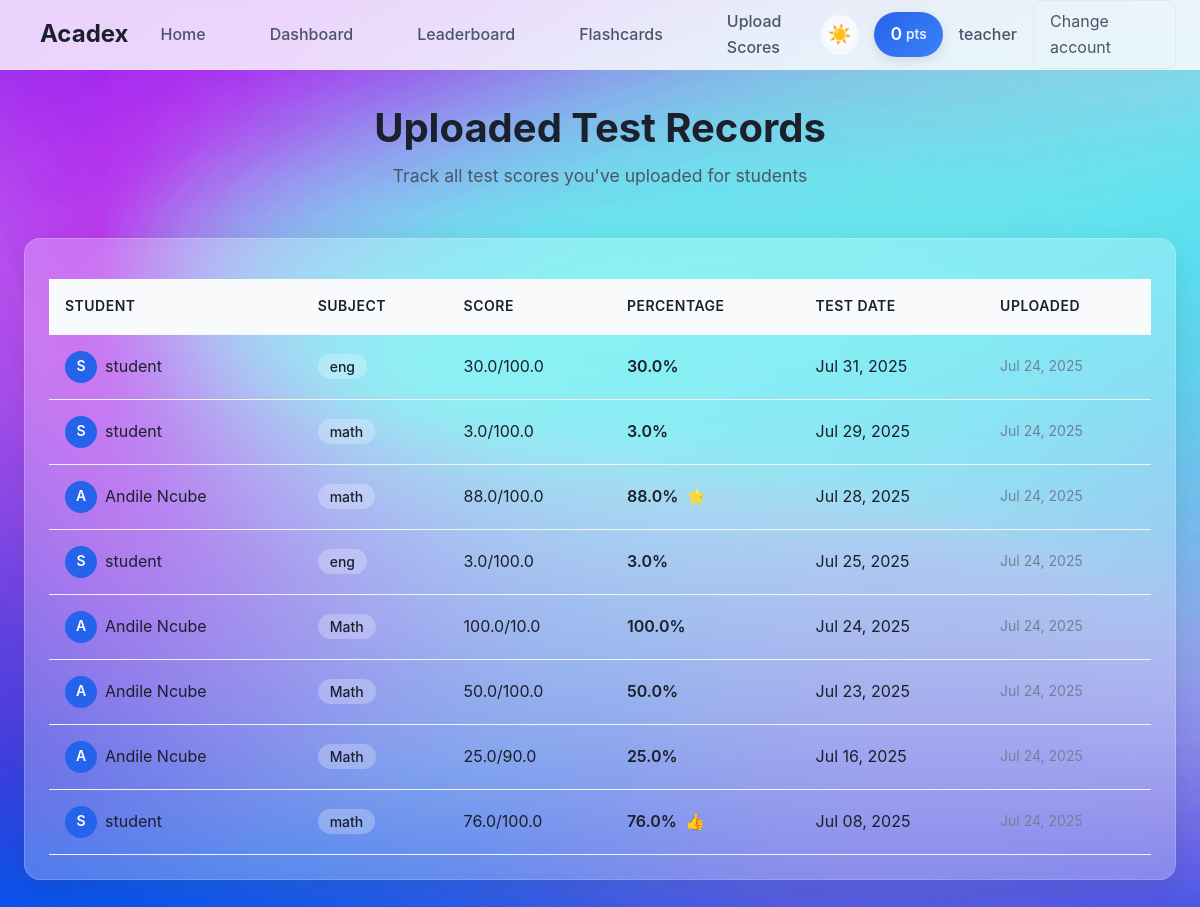
The page /records/ (signed in) on the database its author committed.
### accounts/models.py (models this page shows, shortened)
class Profile(models.Model):
    user = models.OneToOneField(
        User,
        on_delete=models.CASCADE
    )
    is_teacher = models.BooleanField(
        default=False
    )
    points = models.IntegerField(
        default=0
    )
    streak_days = models.IntegerField(
        default=0
    )
    last_activity = models.DateField(
        null=True,
        blank=True
    )

### records/models.py (models this page shows, shortened)
class TestRecord(models.Model):
    student = models.ForeignKey(
        User,
        on_delete=models.CASCADE,
        related_name='test_records'
    )
    teacher = models.ForeignKey(
        User,
        on_delete=models.CASCADE,
        related_name='uploaded_records'
    )
    subject = models.CharField(
        max_length=100
    )
    score = models.FloatField()
    max_score = models.FloatField(default=100)
    test_date = models.DateField()
    created_at = models.DateTimeField(auto_now_add=True)
    class Meta:
        ordering = ['-test_date']

### records/views.py (the view)
# urls.py: path('', views.view_records, name='view_records'),
@login_required
def view_records(request):
    if request.user.profile.is_teacher:
        records = TestRecord.objects.filter(teacher=request.user)
    else:
        records = TestRecord.objects.filter(student=request.user)
    context = {'records': records}
    return render(request, 'records/view_records.html', context)

### core/templates/records/view_records.html (shortened to what this page needs)
{% extends 'base.html' %}
{% block content %}
<div class="dashboard-header">
    <h1 class="page-title">
        {% if user.profile.is_teacher %}Uploaded Test Records{% else %}My Academic Progress{% endif %}
    </h1>
    <p class="page-subtitle">
        {% if user.profile.is_teacher %}
            Track all test scores you've uploaded for students
        {% else %}
            View your test performance and improvement over time
        {% endif %}
    </p>
</div>
<div class="section-card">
    {% if records %}
        <div style="overflow-x: auto;">
            <table class="data-table">
                <thead>
                    <tr>
                        {% if user.profile.is_teacher %}
                        <th>Student</th>
                        {% endif %}
                        <th>Subject</th>
                        <th>Score</th>
                        <th>Percentage</th>
                        <th>Test Date</th>
                        <th>Uploaded</th>
                    </tr>
                </thead>
                <tbody>
                    {% for record in records %}
                    <tr>
                        {% if user.profile.is_teacher %}
                        <td>
                            <div style="display: flex; align-items: center; gap: 0.5rem;">
                                <div style="width: 32px; height: 32px; background: var(--accent-primary); border-radius: 50%; display: flex; align-items: center; justify-content: center; color: white; font-weight: 600; font-size: 0.875rem;">
                                    {{ record.student.username|first|upper }}
                                </div>
                                {{ record.student.username }}
                            </div>
                        </td>
                        {% endif %}
                        <td>
                            <span style="background: var(--glass-bg); padding: 0.25rem 0.75rem; border-radius: 1rem; font-size: 0.875rem; font-weight: 500;">
                                {{ record.subject }}
                            </span>
                        </td>
                        <td>{{ record.score }}/{{ record.max_score }}</td>
                        <td>
                            <div style="display: flex; align-items: center; gap: 0.5rem;">
                                {% with percentage=record.score|floatformat:1 %}
                                <span style="font-weight: 600;">{{ percentage }}%</span>
                                {% if percentage >= '90' %}
                                    <span style="color: var(--success);">🏆</span>
                                {% elif percentage >= '80' %}
                                    <span style="color: var(--warning);">⭐</span>
                                {% elif percentage >= '70' %}
                                    <span style="color: var(--accent-primary);">👍</span>
                                {% endif %}
                                {% endwith %}
                            </div>
                        </td>
                        <td>{{ record.test_date|date:"M d, Y" }}</td>
                        <td style="color: var(--text-muted); font-size: 0.875rem;">{{ record.created_at|date:"M d, Y" }}</td>
                    </tr>
                    {% endfor %}
                </tbody>
            </table>
        </div>
    {% endif %}
</div>
{% endblock %}

### core/templates/base.html (shortened to what this page needs)
<!DOCTYPE html>
<html lang="en" data-theme="light">
<head>
    {% load static %}
    <link rel="stylesheet" href="{% static 'css/main.css' %}">
    <link rel="stylesheet" href="{% static 'css/components.css' %}">
</head>
<body class="bg-primary">
    <nav class="navbar">
        <div class="nav-container">
            <div class="nav-brand">
                <div class="logo-placeholder">
                    <a href="{% url 'home' %}" class="nav-link">
                        <span class="brand-text">Acadex</span>
                    </a>
                </div>
            </div>
            <div class="nav-links">
                <a href="{% url 'home' %}" class="nav-link">Home</a>
                {% if user.is_authenticated %}
                    <a href="{% url 'dashboard' %}" class="nav-link">Dashboard</a>
                    <a href="{% url 'leaderboard' %}" class="nav-link">Leaderboard</a>
                    <a href="{% url 'flashcard_list' %}" class="nav-link">Flashcards</a>
                    {% if user.profile.is_teacher %}
                        <a href="{% url 'upload_record' %}" class="nav-link">Upload Scores</a>
                    {% endif %}
                {% endif %}
            </div>
            <div class="nav-actions">
                <button class="theme-toggle" id="themeToggle" aria-label="Toggle dark mode">
                    <span class="theme-icon light-icon">☀️</span>
                </button>
                {% if user.is_authenticated %}
                    <div class="points-badge">
                        <span class="points-value">{{ user.profile.points|default:0 }}</span>
                        <span class="points-label">pts</span>
                    </div>
                    <div class="user-menu">
                        <span class="username">{{ user.username }}</span>
                        <a href="{% url 'login' %}" class="logout-btn">Change account</a>
                    </div>
                {% else %}
                    <div class="auth-links">
                        <a href="{% url 'login' %}" class="auth-link">Login</a>
                        <a href="{% url 'signup' %}" class="auth-link signup">Get Started</a>
                    </div>
                {% endif %}
            </div>
        </div>
    </nav>
    <main class="main-content">
        <div class="content-wrapper">
            {% block content %}{% endblock %}
        </div>
    </main>
</body>
</html>

### core/static/css/main.css (style rules this page uses)
:root { --bg-primary: #edf5ff; --bg-secondary: #ffffff; --bg-tertiary: #f8fafc; --text-primary: #1a202c; --text-secondary: #4a5568; --text-muted: #718096; --accent-primary: #2563eb; --accent-secondary: #3b82f6; --border-color: #e2e8f0; --border-light: #f1f5f9; --success: #10b981; --warning: #f59e0b; --error: #ef4444; --glass-bg: rgba(255, 255, 255, 0.25); --glass-border: rgba(255, 255, 255, 0.18); --shadow-light: rgba(0, 0, 0, 0.1); --shadow-medium: rgba(0, 0, 0, 0.15); --navbar-bg: rgba(255, 255, 255, 0.8); }
* { margin: 0; padding: 0; box-sizing: border-box; }
html { font-size: 16px; scroll-behavior: smooth; }
body { font-family: 'Inter', -apple-system, BlinkMacSystemFont, 'Segoe UI', Roboto, Oxygen, Ubuntu, Cantarell, sans-serif; color: var(--text-primary); line-height: 1.6; transition: background-color 0.3s ease, color 0.3s ease; }
h1, h2, h3, h4, h5, h6 { font-weight: 600; line-height: 1.3; color: var(--text-primary); }
.page-title { font-size: 2.5rem; font-weight: 700; margin-bottom: 0.5rem; }
.page-subtitle { font-size: 1.1rem; color: var(--text-secondary); margin-bottom: 2rem; }
.navbar { position: fixed; top: 0; left: 0; right: 0; z-index: 1000; background: var(--navbar-bg); backdrop-filter: blur(20px); -webkit-backdrop-filter: blur(20px); border-bottom: 1px solid var(--glass-border); height: 70px; }
.nav-container { max-width: 1200px; margin: 0 auto; height: 100%; display: flex; align-items: center; justify-content: space-between; padding: 0 1.5rem; }
.nav-brand { display: flex; align-items: center; }
.logo-placeholder { display: flex; align-items: center; gap: 0.75rem; }
.brand-text { font-size: 1.5rem; font-weight: 700; color: var(--text-primary); }
.nav-links { display: flex; align-items: center; gap: 2rem; }
.nav-link { color: var(--text-secondary); text-decoration: none; font-weight: 500; padding: 0.5rem 1rem; border-radius: 0.5rem; transition: all 0.2s ease; position: relative; }
.nav-link:before { content: ''; position: absolute; bottom: -2px; left: 50%; width: 0; height: 2px; background: var(--accent-primary); transition: all 0.3s ease; transform: translateX(-50%); }
.nav-actions { display: flex; align-items: center; gap: 1rem; }
.theme-toggle { background: var(--glass-bg); border: 1px solid var(--glass-border); border-radius: 50%; width: 40px; height: 40px; display: flex; align-items: center; justify-content: center; cursor: pointer; transition: all 0.3s ease; backdrop-filter: blur(10px); }
.theme-icon { font-size: 1.2rem; transition: opacity 0.3s ease; }
.points-badge { background: linear-gradient(135deg, var(--accent-primary), var(--accent-secondary)); color: white; padding: 0.5rem 1rem; border-radius: 2rem; display: flex; align-items: center; gap: 0.25rem; font-weight: 600; box-shadow: 0 4px 12px var(--shadow-light); }
.points-value { font-size: 1.1rem; }
.points-label { font-size: 0.85rem; opacity: 0.9; }
.user-menu { display: flex; align-items: center; gap: 1rem; }
.username { color: var(--text-secondary); font-weight: 500; }
.logout-btn { color: var(--text-secondary); text-decoration: none; padding: 0.5rem 1rem; border-radius: 0.5rem; transition: all 0.2s ease; border: 1px solid var(--border-color); }
.main-content { margin-top: 70px; min-height: calc(100vh - 70px); padding: 2rem 0; }
.content-wrapper { max-width: 1200px; margin: 0 auto; padding: 0 1.5rem; }

### core/static/css/components.css (style rules this page uses)
.section-card { background: var(--glass-bg); backdrop-filter: blur(20px); -webkit-backdrop-filter: blur(20px); border: 1px solid var(--glass-border); border-radius: 1rem; padding: 1.5rem; box-shadow: 0 8px 32px var(--shadow-light); transition: all 0.3s ease; }
.dashboard-header { text-align: center; margin-bottom: 3rem; }
.data-table { width: 100%; border-collapse: collapse; margin-top: 1rem; }
.data-table th, .data-table td { padding: 1rem; text-align: left; border-bottom: 1px solid var(--border-light); }
.data-table th { background: var(--bg-tertiary); font-weight: 600; color: var(--text-primary); font-size: 0.875rem; text-transform: uppercase; letter-spacing: 0.5px; }

### rows shown on the page
TestRecord: student.username|first "S", student.username "student", subject "eng", score "30.0", max_score "100.0", test_date "Jul 31, 2025", created_at "Jul 24, 2025"
TestRecord: student.username|first "S", student.username "student", subject "math", score "3.0", max_score "100.0", test_date "Jul 29, 2025", created_at "Jul 24, 2025"
TestRecord: student.username|first "A", student.username "Andile Ncube", subject "math", score "88.0", max_score "100.0", test_date "Jul 28, 2025", created_at "Jul 24, 2025"
TestRecord: student.username|first "S", student.username "student", subject "eng", score "3.0", max_score "100.0", test_date "Jul 25, 2025", created_at "Jul 24, 2025"
TestRecord: student.username|first "A", student.username "Andile Ncube", subject "Math", score "100.0", max_score "10.0", test_date "Jul 24, 2025", created_at "Jul 24, 2025"
TestRecord: student.username|first "A", student.username "Andile Ncube", subject "Math", score "50.0", max_score "100.0", test_date "Jul 23, 2025", created_at "Jul 24, 2025"
TestRecord: student.username|first "A", student.username "Andile Ncube", subject "Math", score "25.0", max_score "90.0", test_date "Jul 16, 2025", created_at "Jul 24, 2025"
TestRecord: student.username|first "S", student.username "student", subject "math", score "76.0", max_score "100.0", test_date "Jul 08, 2025", created_at "Jul 24, 2025"

### other values the page prints
{{ user.profile.points|default:0 }} "0"
{{ user.username }} "teacher"
